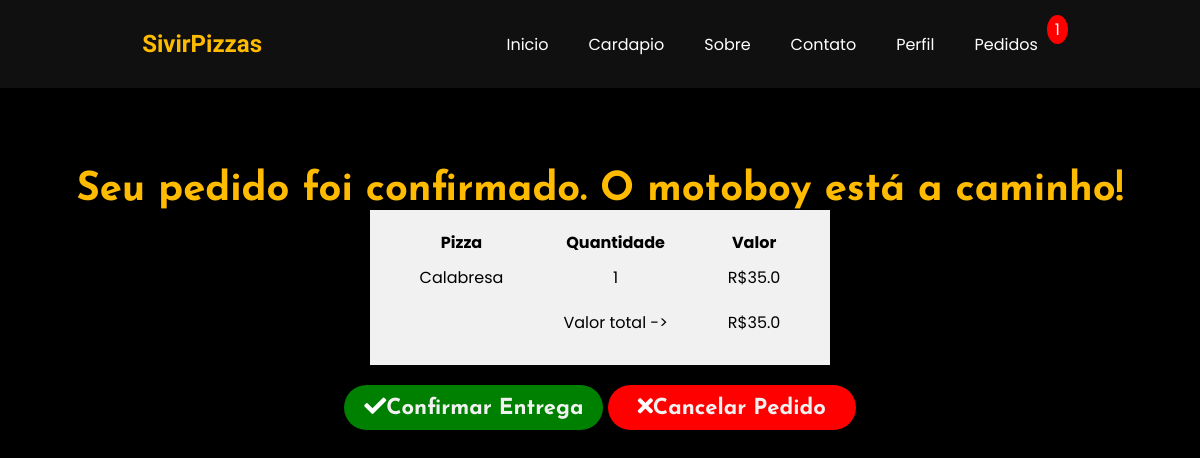
Before: /orders/ (signed in) with the older database file.
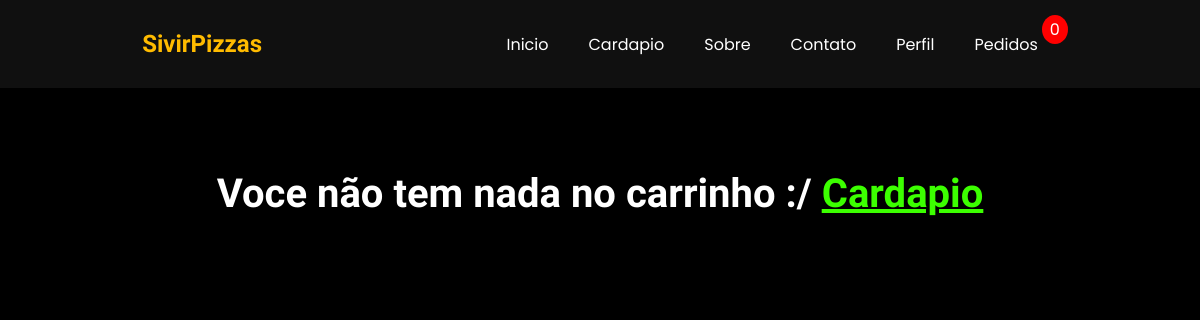
After: the same page with the newer database file.
### Home/models.py (models this page shows, shortened)
class Orders(models.Model):
    Pizza_name = models.CharField(max_length=100)
    Pizza_desc = models.TextField()
    Pizza_price = models.FloatField()
    User = models.ForeignKey(User, on_delete=models.CASCADE)
    order_confirmed = models.BooleanField(default=False)
    quantity = models.IntegerField(default=1)

### Home/views.py (the view)
# urls.py: path('orders/', views.orders, name="orders"),
def orders(request):
    try:
        if request.user:
            current_username = request.user.username
            user = User.objects.filter(username=current_username).first()
            orders = Orders.objects.filter(User=user)
            price_list = []
            for order in orders:
                price_list.append(order.Pizza_price)
            totalPrice = round(sum(price_list), 3)
            if request.user and request.user != AnonymousUser():
                current_user = request.user
                ordersOfCurrentUser = Orders.objects.filter(User=current_user)
                totalOrdersList = []
                for pizzaOrder in ordersOfCurrentUser:
                    quantity = pizzaOrder.quantity
                    totalOrdersList.append(quantity)
                totalOrders = sum(totalOrdersList)
            else:
                totalOrders = 0
            ordersOfCurrentUser = Orders.objects.filter(User=request.user)
            firstobjectofcurrentuser = ordersOfCurrentUser.first()
            context={
                'orders':orders,
                'totalOrders':totalOrders,
                'totalPrice':totalPrice,
                'firstobjectofcurrentuser': firstobjectofcurrentuser,
            }
            return render(request, "Home/orders.html", context)
    except Exception:
        messages.warning(request, 'VC precisa ta logado!')
        return redirect('login')

### Home/templates/Home/orders.html (shortened to what this page needs)
{% extends 'base.html' %}
{% block body %}
<section id="orders">
    {% if orders %}
    {% if firstobjectofcurrentuser.order_confirmed == False  %}
    <h1>Pedidos</h1>
    <div class="table__orders__container">
        <div class="table__orders">
            <table>
                <tr>
                    <th>Pizza</th>
                    <th>Descricao</th>
                    <th>Quantidade</th>
                    <th>Preco</th>
                    <th>Cancelar</th>
                </tr>
                {% for order in orders  %}
                <tr>
                    <td>{{order.Pizza_name}}</td>
                    <td>{{order.Pizza_desc}}</td>
                    <td>
                        <form action="/decreament/" method="POST" class="btn__increament__decreament">
                            {% csrf_token %}
                            <input type="text" name="order_Id" , id="order_Id" value="{{order.id}}">
                            <input type="text" name="Pizza_name_" , id="Pizza_name_" value="{{order.Pizza_name}}">
                            <button type="submit"><i class="fas fa-minus" aria-hidden="true"></i></button>
                        </form>
                        {{order.quantity}}
                        <form action="/increament/" method="POST" class="btn__increament__decreament">
                            {% csrf_token %}
                            <input type="text" name="order_Id" , id="order_Id" value="{{order.id}}">
                            <input type="text" name="Pizza_name_" , id="Pizza_name_" value="{{order.Pizza_name}}">
                            <button type="submit"><i class="fas fa-plus" aria-hidden="true"></i></button>
                        </form>
                    </td>
                    <td>R${{order.Pizza_price}}</td>
                    <td><form action="/deleteOrder/" method="POST">
                        {% csrf_token %}
                        <input type="text" name="order_Id", id="order_Id" value="{{order.id}}">
                        <button type="submit"><i class="fas fa-trash-alt" aria-hidden="true"></i> Remover</button>
                    </form></td>
                </tr>
                {% endfor %}
                <tr>
                    <th>valor</th>
                    <th>total = </th>
                    <th>R${{totalPrice}}</th>
                    <th></th>
                    <th>
                        <form action="/deleteAll/" method="POST">
                            {% csrf_token %}
                            <button type="submit"><i class="fas fa-trash-alt" aria-hidden="true"></i> Cancelar</button>
                        </form>
                    </th>
                </tr>
            </table>
        </div>
    </div>
    <div class="confirm_orders">
        <form action="/orderConfirmed/" method="POST">
            {% csrf_token %}
            <button type="submit"> Concluir Pedido <i class="fas fa-check" aria-hidden="true"></i></button>
        </form>
    </div>
    {% else %}
    <h1 class="confirmed_pay">Seu pedido foi confirmado. O motoboy está a caminho!</h1>
    <div class="bill_container">
        <div class="bill_box">
            <table>
                <tr>
                    <th>Pizza</th>
                    <th>Quantidade</th>
                    <th>Valor</th>
                </tr>
                {% for pizza in orders  %}
                <tr>
                    <td>{{pizza.Pizza_name}}</td>
                    <td>{{pizza.quantity}}</td>
                    <td>R${{pizza.Pizza_price}}</td>
                </tr>
                {% endfor %}
                <tr>
                    <td></td>
                    <td>Valor total -> </td>
                    <td>R${{totalPrice}}</td>
                </tr>
            </table>
        </div>
    </div>
    <form action="/deleteAll/" method="POST">
        <button type="submit" class="clean_order"> <i class="fas fa-check" aria-hidden="true"></i>Confirmar Entrega</button>
        <button type="submit" class="cancel_all_order"><i class="fas fa-times" aria-hidden="true"></i>Cancelar Pedido</button>
    </form>
    {% endif %}
    {% else %}
    <h4>Voce não tem nada no carrinho :/ <a href="/menu/"> Cardapio </a></h4>
    {% endif %}
</section>
{% endblock body %}

### Home/templates/base.html (shortened to what this page needs)
{%load static%}
<!DOCTYPE html>
<html lang="en">
<head>
    <link rel="stylesheet" href="https://use.fontawesome.com/releases/v5.15.4/css/all.css">
    <link rel="stylesheet" href="{% static 'css/index.css' %}">
</head>
<body>
<header class="header">
    <div id="logo">
        <a href="/"><h2>SivirPizzas</h2></a>
    </div>
    <nav id="navbar">
        <ul>
            <li><a href="/" class="nav__link">Inicio</a></li>
            <li><a href="/menu/"class="nav__link">Cardapio</a></li>
            <li><a href="/"class="nav__link">Sobre</a></li>
            <li><a href="/contact/"class="nav__link">Contato</a></li>
            {% if request.user.is_authenticated%}
            <li><a href="/profile/"class="nav__link">Perfil</a></li>
            {% else %}
                <li><a href="/login/"class="nav__link">Login</a></li>
            {% endif %}
            <li><a href="/orders/"class="nav__link order__link">Pedidos
                {% if totalOrders %}
                    <span class="order__num">{{totalOrders}}</span></a></li>
                {% else %}
                    <span class="order__num">0</span></a></li>
                {% endif %}
        </ul>
    </nav>
</header>
    {% block body %} {% endblock body %}
</body>
</html>

### Home/static/css/index.css (style rules this page uses)
* { margin: 0; padding: 0; box-sizing: border-box; font-family: "Poppins"; }
html { scroll-behavior: smooth; }
body { background: linear-gradient(rgba(0, 0, 0, 0.6), rgba(0, 0, 0, 0.6)), url("./static/images/Sivir.jpg")!important; background-repeat: none; background-position: center; background-size: cover; background-attachment: fixed; min-height: 100vh; }
a { text-decoration: none; }
ul { list-style: none; }
.header { width: 100%; background: rgb(16, 16, 16); display: flex; justify-content: space-around; align-items: center; padding: 30px; position: fixed; top: 0; left: 0; z-index: 9999; }
.header #logo a h2 { width: 120px; font-family: "Nothing You Could Do", cursive; color: rgb(255, 187, 0); }
.header #navbar ul { display: flex; }
.header #navbar ul li { margin: 0 10px; }
.header #navbar ul li a { color: #fff; text-transform: capitalize; padding: 10px; transition: all 0.4s ease; }
#orders { width: 100%; min-height: 100vh; background: #000; display: flex; flex-direction: column; align-items: center; color: #fff; padding: 170px 30px; }
.order__link { position: relative; }
.order__link .order__num { color: rgb(255, 255, 255); position: absolute; right: -20px; top: -8px; background: red; border-radius: 80%; padding: 2px 8px; }
#orders h4 { text-align: center; color: #fff; font-family: "Nothing You Could Do", cursive; font-size: 40px; }
#orders h4 > a { text-align: center; color: rgb(60, 255, 0); font-family: "Nothing You Could Do", cursive; font-size: 40px; text-decoration: underline; }

Changed rows visible on the page:
removed Orders: Pizza_name "Calabresa", quantity "1", Pizza_price "35.0"
Other visible differences:
{{ totalOrders }}: "1" → (not shown)
{{ totalPrice }}: "35.0" → (not shown)
text no longer shown: "Seu pedido foi confirmado. O motoboy está a caminho! Pizza Quantidade Valor Valor total -> R$ Confirmar Entrega Cancelar Pedido"
text now shown: "0 Voce não tem nada no carrinho :/ Cardapio"
